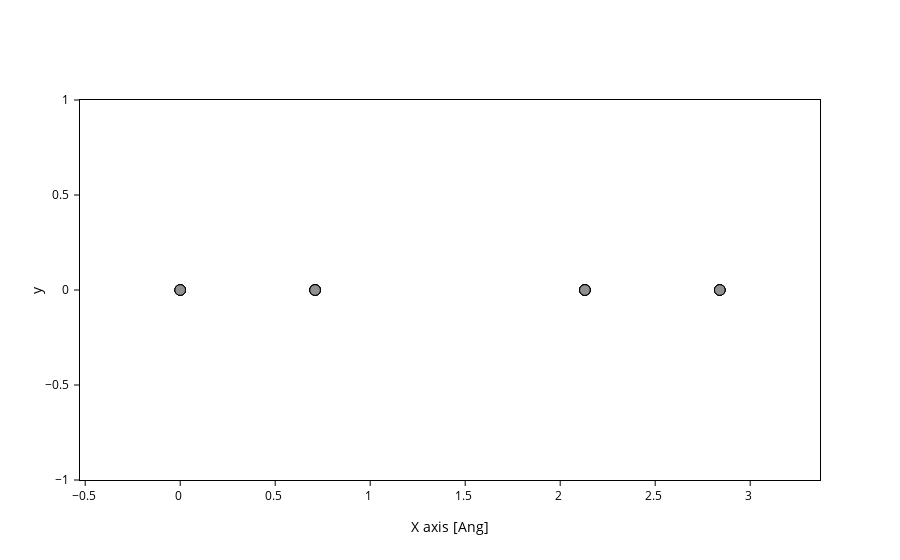

Notebook source saved alongside this figure:
### Markdown cell above
The next section goes more in depth on what the `axes` setting accepts. The important part for now is that asking for two axes gets you a 2D representation. Samewise, asking for 1 axis gets you a 1D representation:

### Code cell
plot.update_inputs(
    axes="x",
)

### Figure 1 — Plotly figure (JSON) as saved in the notebook; plotly's stock layout.template omitted (floating-point values rounded to 4 significant figures)
{"data": [{"marker": {"color": "#909090", "line": {"color": "black", "width": 1}, "opacity": 1.0, "size": 10.72}, "meta": {}, "mode": "markers", "name": "Atoms", "opacity": 1, "type": "scatter", "x": [0.0, 0.0, 0.0, 0.0, 0.71, 0.71, 0.71, 0.71, 0.71, 2.13, 2.13, 2.13, 2.13, 2.13, 2.84, 2.84, 2.84, 2.84], "y": [0.0, 0.0, 0.0, 0.0, 0.0, 0.0, 0.0, 0.0, 0.0, 0.0, 0.0, 0.0, 0.0, 0.0, 0.0, 0.0, 0.0, 0.0]}], "layout": {"scene": {"aspectmode": "data", "xaxis": {"title": {"text": "X axis [Ang]"}}, "yaxis": {"title": {"text": "y"}}}, "xaxis": {"scaleanchor": "y", "scaleratio": 1, "title": {"text": "X axis [Ang]"}}, "yaxis": {"title": {"text": "y"}}}}
